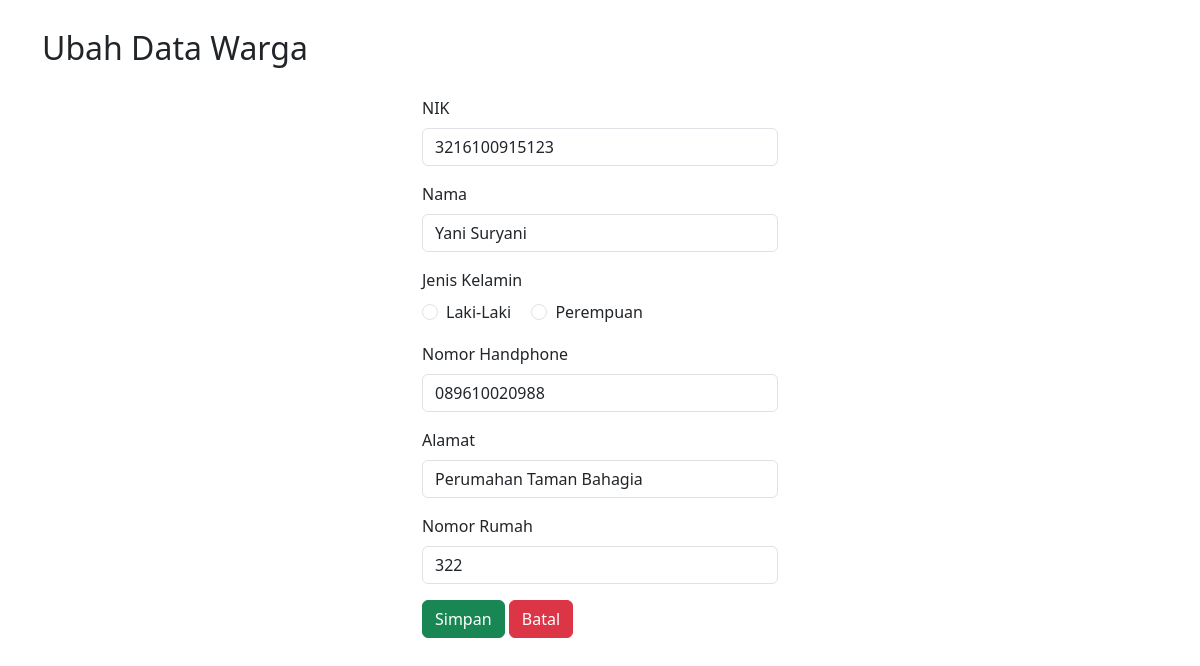
The page /ubah.php?id=26 on the database its author committed.
### tables this page shows
CREATE TABLE `warga` (
  `id` int(11) NOT NULL,
  `nik` varchar(50) DEFAULT NULL,
  `nama` varchar(200) DEFAULT NULL,
  `jenis_kelamin` enum('L','P') DEFAULT NULL,
  `no_hp` varchar(20) DEFAULT NULL,
  `alamat` tinytext DEFAULT NULL,
  `no_rumah` varchar(10) DEFAULT NULL,
  `status` tinyint(1) DEFAULT NULL,
  `users_id` int(11) NOT NULL
);

### ubah.php (the view, shortened to what this page needs)
<?php
    include_once 'koneksi.php';
    $id = $_GET['id'];
    $sql = "SELECT * FROM warga WHERE id = '{$id}'";
    $result = mysqli_query($conn, $sql);
    $data = mysqli_fetch_array($result);
?>
<!DOCTYPE html>
<html lang="en">
  <head>
    <link
      href="https://cdn.jsdelivr.net/npm/bootstrap@5.3.0-alpha1/dist/css/bootstrap.min.css"
      rel="stylesheet"
    />
  </head>
  <body>
    <div class="container">
      <div class="my-4 fs-2">Ubah Data Warga</div>
      <div class="row">
        <div class="col-4"></div>
        <div class="col-4">
          <form method="post" action="ubah.php" enctype="multipart/form-data">
            <div class="mb-3">
              <label class="form-label">NIK</label>
              <input
                type="text"
                id="nik"
                class="form-control"
                name="nik"
                value="<?php echo $data['nik'];?>"
              />
            </div>
            <div class="mb-3">
              <label class="form-label">Nama</label>
              <input
                type="text"
                class="form-control"
                name="nama"
                id="nama"
                value="<?php echo $data['nama'];?>"
              />
            </div>
            <div class="mb-3">
              <label class="form-label d-block">Jenis Kelamin</label>
              <div class="form-check form-check-inline">
                <input class="form-check-input" type="radio"
                name="jenis_kelamin" value="L"
                />
                <label class="form-check-label" for="inlineRadio1"
                  >Laki-Laki</label
                >
              </div>
              <div class="form-check form-check-inline">
                <input class="form-check-input" type="radio"
                name="jenis_kelamin" value="P"
                />
                <label class="form-check-label" for="inlineRadio2"
                  >Perempuan</label
                >
              </div>
            </div>
            <div class="mb-3">
              <label class="form-label">Nomor Handphone</label>
              <input
                type="text"
                class="form-control"
                name="no_hp"
                id="no_hp"
                value="<?php echo $data['no_hp'];?>"
              />
            </div>
            <div class="mb-3">
              <label class="form-label">Alamat</label>
              <input
                type="text"
                class="form-control"
                name="alamat"
                id="alamat"
                value="<?php echo $data['alamat'];?>"
              />
            </div>
            <div class="mb-3">
              <label class="form-label">Nomor Rumah</label>
              <input
                type="text"
                class="form-control"
                name="no_rumah"
                id="no_rumah"
                value="<?php echo $data['no_rumah'];?>"
              />
            </div>
            <div class="submit d-inline">
              <input
                type="submit"
                class="btn btn-success"
                name="submit"
                value="Simpan"
              />
            </div>
            <a href="index.php" type="button" class="btn btn-danger d-inline">Batal</a>
          </form>
        </div>
        <div class="col-4"></div>
      </div>
    </div>
  </body>
</html>

### rows shown on the page
warga: nik "3216100915123", nama "Yani Suryani", no_hp "089610020988", alamat "Perumahan Taman Bahagia", no_rumah "322"
